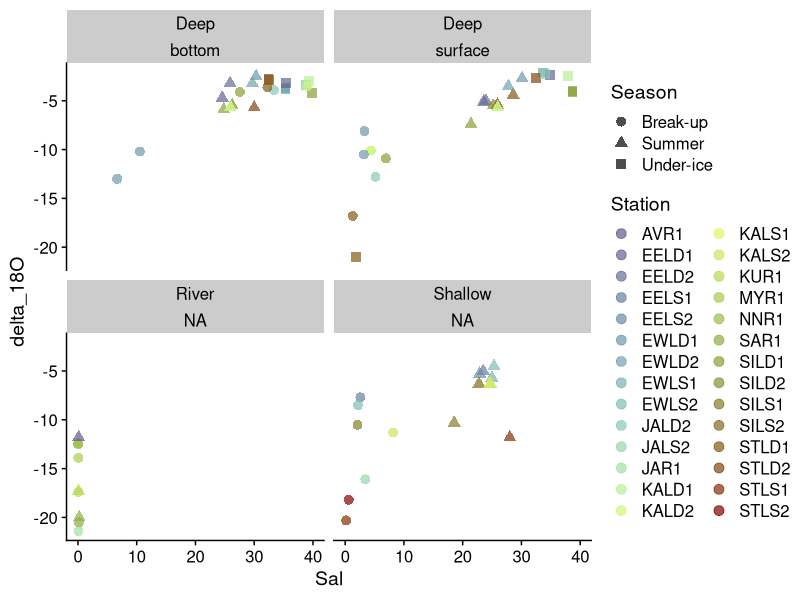
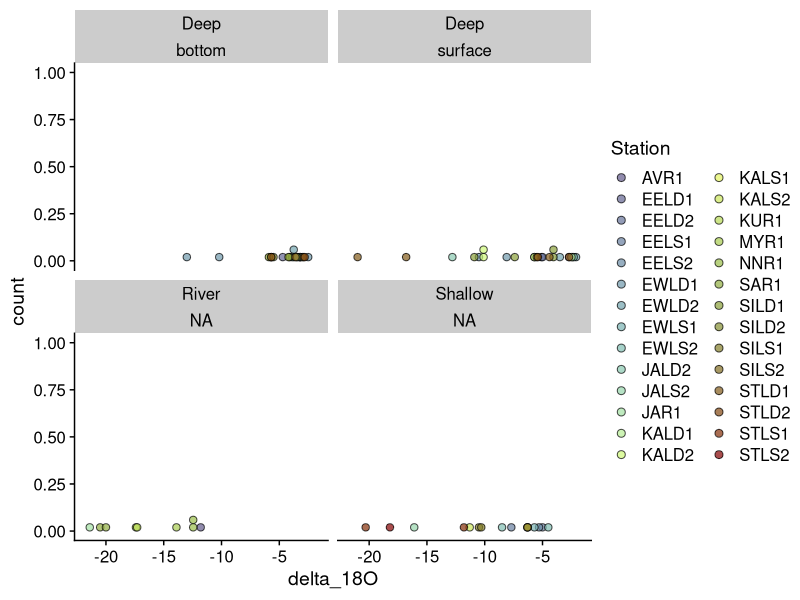
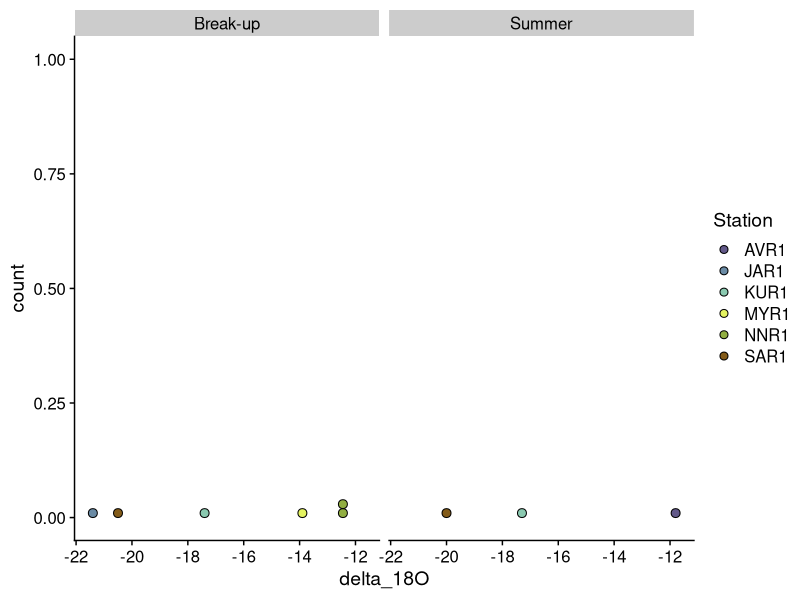
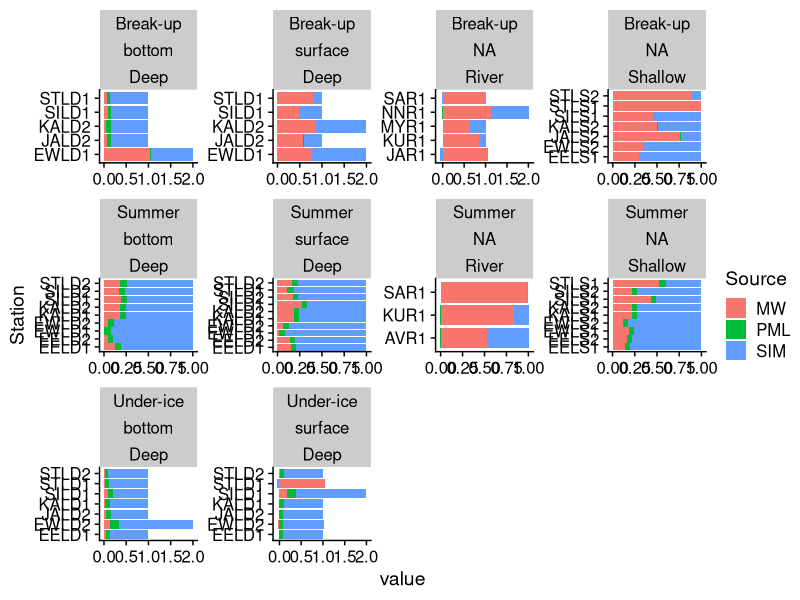
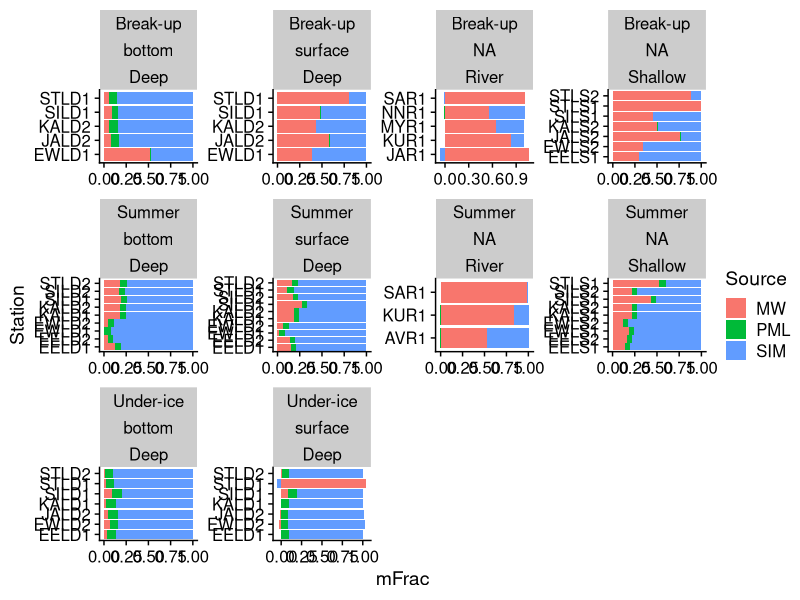

Reproduce these figures in R, in order.
## ---- chunk 1
knitr::opts_chunk$set(echo = TRUE)
library(tidyverse)
library(lubridate)
library(cowplot)
## ---- chunk 2
YSI <- read_csv("All_BLE_Sonde_Data_2018_2019.csv", col_types = cols(date_time = col_date(format = "%m/%d/%Y"))) %>% 
  rename(Date_collected=date_time)
#note; changed date of summer 2019 STL bc times near midnight and YSI was technically collected on a diff day than 18O

O18 <- read_csv("BLE LTER 18O.csv", col_types = cols(Date_collected = col_date(format = "%m/%d/%Y"))) %>% 
  arrange(Date_collected, Station)
## ---- chunk 3
input <- left_join(O18,YSI, by=c("Station"="station","Date_collected","WaterColumnDepth"="water_column_position")) %>% 
  select(Station, Date_collected, DepthCat=WaterColumnDepth, Sal=sal, delta_18O) %>% 
  mutate(Season=case_when(month(Date_collected)==7|month(Date_collected)==8 ~ "Summer",
                          month(Date_collected)==6 ~ "Break-up",
                          month(Date_collected)==4 ~ "Under-ice"),
         Habitat= case_when(grepl("R", Station) ~ "River",
                            grepl("D", Station) ~ "Deep",
                            TRUE ~"Shallow"))%>%
  drop_na(-DepthCat)

## ---- chunk 4

Pal <- c('#625989', '#636591', '#657298', '#677f9f', '#6a8ba5', '#6e98aa', '#72a4ae', '#78b1b1', '#80bdb2', '#8ac9b0', '#96d6ac', '#a4e1a4', '#b7ed95', '#cef879', '#e4f361', '#cce75b', '#b8da55', '#a7cc4f', '#9abd48', '#91ae41', '#8a9f39', '#868f32', '#847e2a', '#836d21', '#835b19', '#834710', '#842f08', '#840000')

ggplot(input, aes(Sal, delta_18O))+
  geom_point(aes(color=Station, shape=Season), size=3, alpha=.7)+
  facet_wrap(~Habitat*DepthCat)+
  scale_color_manual(values=Pal)+
  theme_cowplot()

#need to figure out WHICH June EELS2 is which

ggplot(input, aes(delta_18O))+
  geom_dotplot(aes(fill=Station, shape=Season), size=3, alpha=.7)+
  facet_wrap(~Habitat*DepthCat)+
  scale_fill_manual(values=Pal)+
  theme_cowplot()
## ---- chunk 5
input %>% filter (Habitat=="River") %>% 
  ggplot(aes(delta_18O))+
  geom_dotplot(aes(fill=Station), size=37)+
  scale_fill_manual(values=Pal[c(1,5,10,15,20,25)])+
  facet_wrap(~Season)+
  theme_cowplot()
## ---- chunk 6


calc_source <- function(S, O){
  
  A <- matrix(data=c(1, 1, 1, 5, 0, 332.1, -2.4, -20.3, -3.5), nrow=3, ncol=3, byrow=TRUE)    
  b <- matrix(data=c(1, S, O), nrow=3, ncol=1, byrow=FALSE)
  
  x <- round(solve(A, b), 3)
  
  #tx <- t(x)
  
  #return(as.matrix(tx))
  return(x)
}

## ---- chunk 7

a <- matrix(ncol=3, nrow=nrow(input))
for(i in 1:nrow(input)){
  a[i,] <- calc_source(input$Sal[i], input$delta_18O[i])
}

a <- as.data.frame(a)

colnames(a)=c("SIM","MW","PML")

data <- bind_cols(input,a)




## ---- chunk 8
a2 <- as.data.frame(a, col.names=c("SIM","MW","PML"))

colnames(a2)=c("SIM","MW","PML")

data2 <- bind_cols(input,a2) %>% 
  pivot_longer(cols=SIM:PML, names_to = "Source")


ggplot(data2, aes(Station, value))+
  geom_col(aes(fill = Source), position = position_stack(reverse = TRUE)) +
  coord_flip() +
  facet_wrap(~Season*DepthCat*Habitat, scales="free")+
  theme_cowplot()
## ---- chunk 9
data_means <- bind_cols(input,a2) %>% 
  pivot_longer(cols=SIM:PML, names_to = "Source") %>% 
  group_by(Station, DepthCat, Habitat, Season, Source) %>% 
  summarize(mFrac=mean(value))

ggplot(data_means, aes(Station, mFrac))+
  geom_col(aes(fill = Source), position = position_stack(reverse = TRUE)) +
  coord_flip() +
  facet_wrap(~Season*DepthCat*Habitat, scales="free")+
  theme_cowplot()
## ---- chunk 10
input %>% filter(Habitat=="River") %>% 
  group_by(Station) %>% 
  summarize(mSal=mean(Sal))
